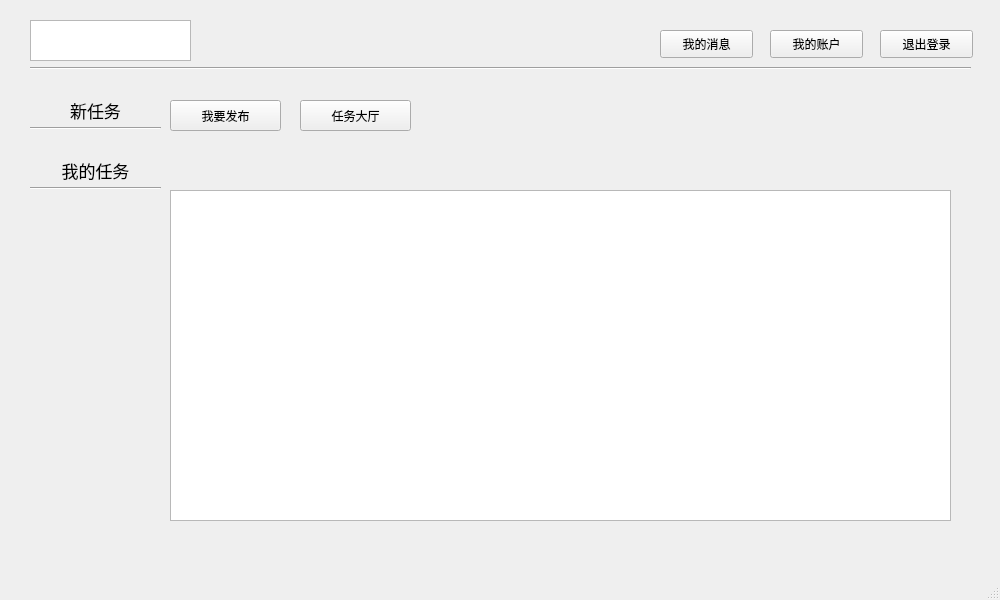
<?xml version="1.0" encoding="UTF-8"?>
<ui version="4.0">
 <class>HomePage</class>
 <widget class="QMainWindow" name="HomePage">
  <property name="geometry">
   <rect>
    <x>0</x>
    <y>0</y>
    <width>1000</width>
    <height>600</height>
   </rect>
  </property>
  <property name="minimumSize">
   <size>
    <width>400</width>
    <height>300</height>
   </size>
  </property>
  <property name="windowTitle">
   <string>MainWindow</string>
  </property>
  <widget class="QWidget" name="centralwidget">
   <widget class="QPushButton" name="exit">
    <property name="geometry">
     <rect>
      <x>880</x>
      <y>30</y>
      <width>93</width>
      <height>28</height>
     </rect>
    </property>
    <property name="text">
     <string>退出登录</string>
    </property>
   </widget>
   <widget class="Line" name="line">
    <property name="geometry">
     <rect>
      <x>30</x>
      <y>60</y>
      <width>941</width>
      <height>16</height>
     </rect>
    </property>
    <property name="orientation">
     <enum>Qt::Horizontal</enum>
    </property>
   </widget>
   <widget class="QTableWidget" name="myMissions">
    <property name="geometry">
     <rect>
      <x>170</x>
      <y>190</y>
      <width>781</width>
      <height>331</height>
     </rect>
    </property>
   </widget>
   <widget class="Line" name="line_2">
    <property name="geometry">
     <rect>
      <x>30</x>
      <y>120</y>
      <width>131</width>
      <height>16</height>
     </rect>
    </property>
    <property name="orientation">
     <enum>Qt::Horizontal</enum>
    </property>
   </widget>
   <widget class="Line" name="line_3">
    <property name="geometry">
     <rect>
      <x>30</x>
      <y>180</y>
      <width>131</width>
      <height>16</height>
     </rect>
    </property>
    <property name="orientation">
     <enum>Qt::Horizontal</enum>
    </property>
   </widget>
   <widget class="QLabel" name="label">
    <property name="geometry">
     <rect>
      <x>30</x>
      <y>100</y>
      <width>131</width>
      <height>20</height>
     </rect>
    </property>
    <property name="font">
     <font>
      <pointsize>13</pointsize>
     </font>
    </property>
    <property name="text">
     <string>新任务</string>
    </property>
    <property name="alignment">
     <set>Qt::AlignCenter</set>
    </property>
   </widget>
   <widget class="QLabel" name="label_2">
    <property name="geometry">
     <rect>
      <x>30</x>
      <y>160</y>
      <width>131</width>
      <height>20</height>
     </rect>
    </property>
    <property name="font">
     <font>
      <pointsize>13</pointsize>
     </font>
    </property>
    <property name="text">
     <string>我的任务</string>
    </property>
    <property name="alignment">
     <set>Qt::AlignCenter</set>
    </property>
   </widget>
   <widget class="QPushButton" name="releaseMission">
    <property name="geometry">
     <rect>
      <x>170</x>
      <y>100</y>
      <width>111</width>
      <height>31</height>
     </rect>
    </property>
    <property name="text">
     <string>我要发布</string>
    </property>
   </widget>
   <widget class="QTextBrowser" name="welcomeBro">
    <property name="geometry">
     <rect>
      <x>30</x>
      <y>20</y>
      <width>161</width>
      <height>41</height>
     </rect>
    </property>
    <property name="html">
     <string>&lt;!DOCTYPE HTML PUBLIC &quot;-//W3C//DTD HTML 4.0//EN&quot; &quot;http://www.w3.org/TR/REC-html40/strict.dtd&quot;&gt;
&lt;html&gt;&lt;head&gt;&lt;meta name=&quot;qrichtext&quot; content=&quot;1&quot; /&gt;&lt;style type=&quot;text/css&quot;&gt;
p, li { white-space: pre-wrap; }
&lt;/style&gt;&lt;/head&gt;&lt;body style=&quot; font-family:'SimSun'; font-size:9pt; font-weight:400; font-style:normal;&quot;&gt;
&lt;p style=&quot;-qt-paragraph-type:empty; margin-top:0px; margin-bottom:0px; margin-left:0px; margin-right:0px; -qt-block-indent:0; text-indent:0px;&quot;&gt;&lt;br /&gt;&lt;/p&gt;&lt;/body&gt;&lt;/html&gt;</string>
    </property>
   </widget>
   <widget class="QPushButton" name="myAccount">
    <property name="geometry">
     <rect>
      <x>770</x>
      <y>30</y>
      <width>93</width>
      <height>28</height>
     </rect>
    </property>
    <property name="text">
     <string>我的账户</string>
    </property>
   </widget>
   <widget class="QPushButton" name="missionHall">
    <property name="geometry">
     <rect>
      <x>300</x>
      <y>100</y>
      <width>111</width>
      <height>31</height>
     </rect>
    </property>
    <property name="text">
     <string>任务大厅</string>
    </property>
   </widget>
   <widget class="QPushButton" name="myMessage">
    <property name="geometry">
     <rect>
      <x>660</x>
      <y>30</y>
      <width>93</width>
      <height>28</height>
     </rect>
    </property>
    <property name="text">
     <string>我的消息</string>
    </property>
   </widget>
  </widget>
  <widget class="QMenuBar" name="menubar">
   <property name="geometry">
    <rect>
     <x>0</x>
     <y>0</y>
     <width>1000</width>
     <height>26</height>
    </rect>
   </property>
  </widget>
  <widget class="QStatusBar" name="statusbar"/>
 </widget>
 <resources/>
 <connections/>
</ui>
